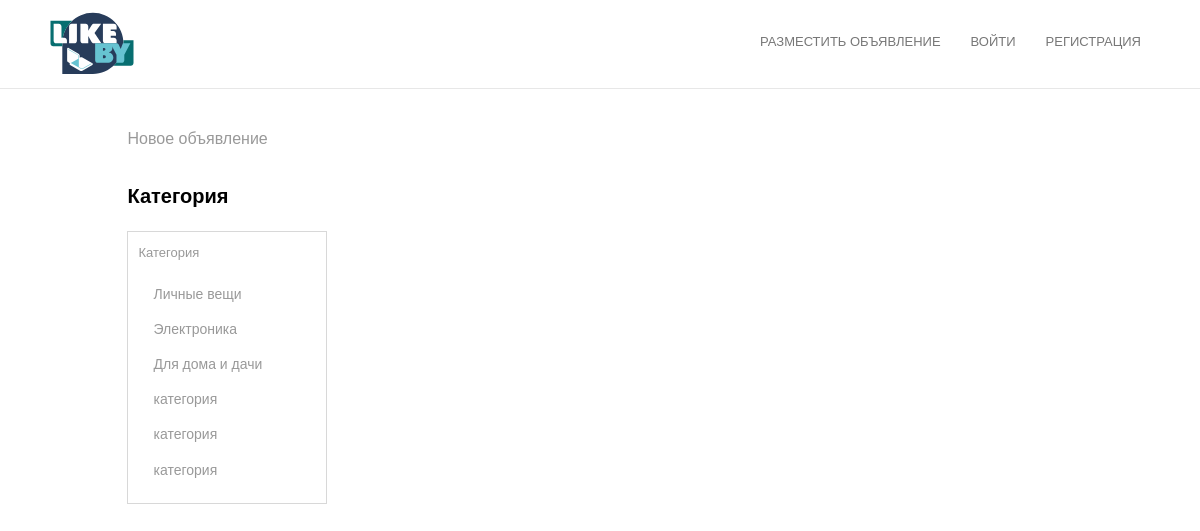
Page /add_item_category on the earlier database version.
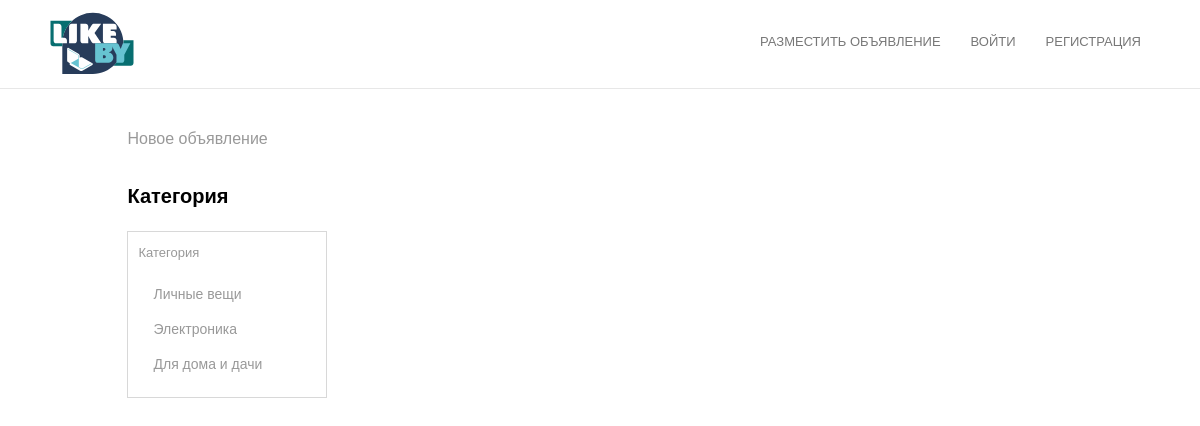
Same page on the later database version.
### main_app/main_app/models.py (models this page shows, shortened)
class Category(models.Model):
    name = models.CharField(max_length=100)
    parent = models.ForeignKey('self',  blank=True, null=True, on_delete=models.CASCADE)
    level = models.IntegerField(default=0, db_index=True)
    class Meta:
        verbose_name = 'Категория'
        verbose_name_plural = 'категории'

### main_app/main_app/views.py (the view)
# urls.py: path('add_item_category', views.add_item_category, name='add_item_category'),
@csrf_protect
def add_item_category(request):
    cat_1 = Category.objects.filter(level = 0)
    return render(request, '../templates/main_app/add_item_category.html', {'cat_1': cat_1})

### templates/main_app/add_item_category.html (shortened to what this page needs)
{% extends 'main_app/base.html' %}
{% block content %}
    <div id="fh5co-product">
        <div class="container animate-box add_item_categoty">
            <div class="row">
                <div class="col-md-10 col-md-offset-1">
                <h3>Новое объявление</h3>
                <h4>Категория</h4>
                    <div class="category_flex_table">
                        {% if cat_1 %}
                        <div class="cat_column">
                            <span>Категория</span>
                           <ul class="cat_tree_first">
                            {% for cat1 in cat_1 %}
                                <li class="li_first_cat"><a href="{% url 'add_item_category_select' cat1.id %}">{{ cat1.name }}</a></li>
                            {% endfor %}
                            </ul>
                        </div>
                        {% endif %}
                    </div>
                </div>
            </div>
        </div>
    </div>
{% endblock %}

Differences in the rows shown:
removed Category: name "категория"
removed Category: name "категория"
removed Category: name "категория"
